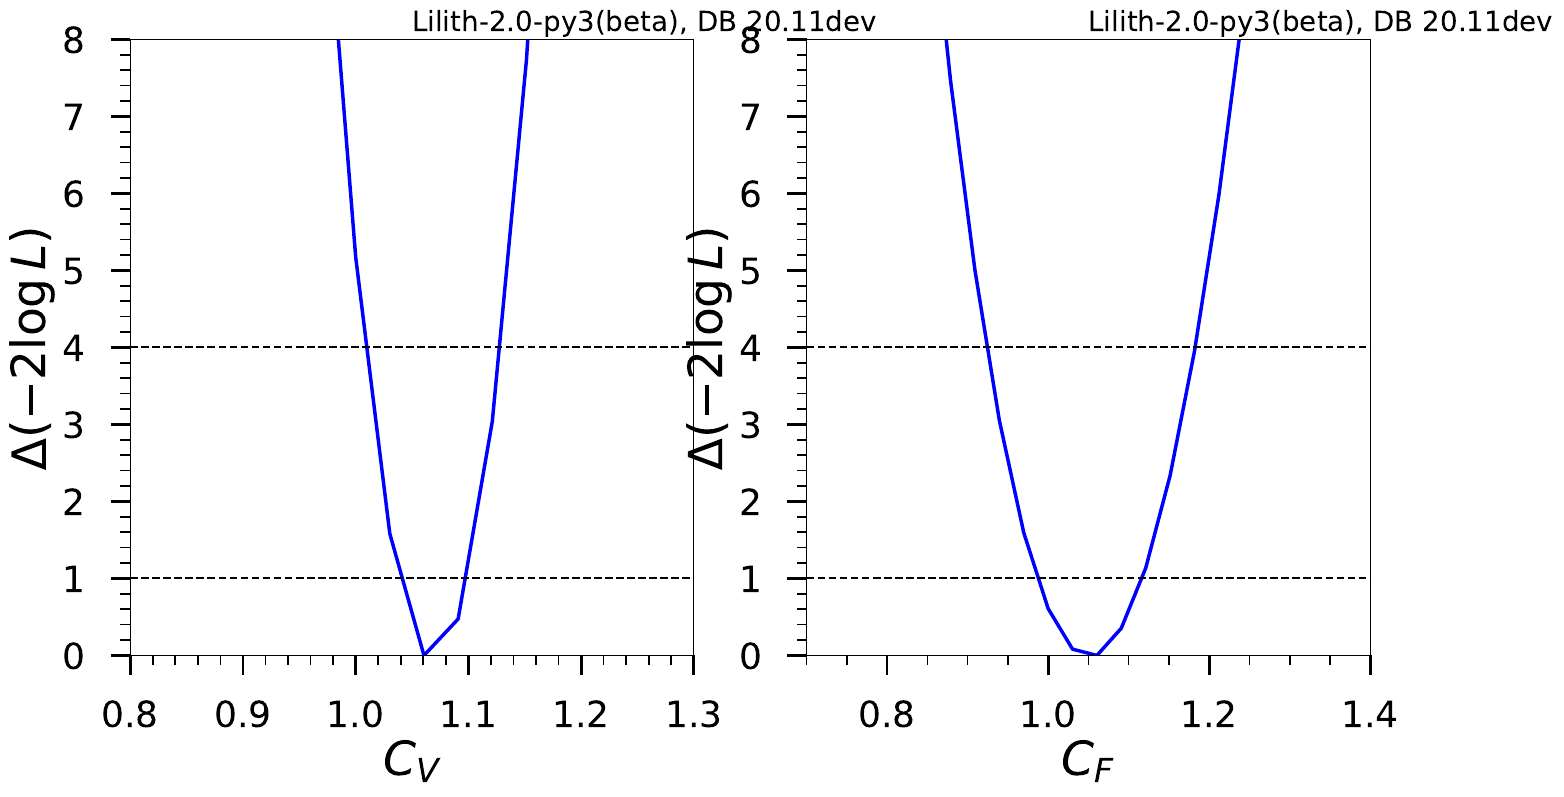

Here is the Python script that generated this plot:
###############################################################
#
# Lilith routine example
# To put in Lilith-2.X/examples/python/ folder 
# To execute from /Lilith-2.X root folder
#
# Constraints on reduced couplings in the (CV, CF) model. 
# CV: common coupling to EW gauge bosons,
# CF: common coupling for fermions.
# The loop-induced effective couplings CGa and Cg are
# determined from CV and CF.
#
# 1-dimensional likelihood profiles are obtained from a
# profile-likelihood analysis
#
# Use the libraries matplotlib, iminuit
#
###############################################################

import sys, os
import matplotlib.pyplot as plt
from iminuit import Minuit
from iminuit.cost import LeastSquares
import matplotlib

lilith_dir = os.path.dirname(os.path.dirname(os.path.dirname(os.path.abspath(__file__))))+"/"
sys.path.append(lilith_dir)
import lilith

validation_dir = lilith_dir+"validations/STU/"

print("lilith_dir: ",lilith_dir)
print("validation_dir: ",validation_dir)
import iminuit
print("iminuit version:", iminuit.__version__)

######################################################################
# Parameters
######################################################################

# Exprimental results
myexpinput = "../../data/latestRun2.list"

# Lilith precision mode
myprecision = "BEST-QCD"

# Output
outputplot = "CVCF_1dprofiles_minuit2.pdf"

# Higgs mass to test
myhmass = 125.09

verbose=False
timer=False

print("\nTask: profile-likelihood analysis in (CF,CV) model")
print("Experimental input:", myexpinput)

######################################################################
# * usrXMLinput: generate XML user input
# * getL:        -2LogL for a given (CV, CF) point
######################################################################

def usrXMLinput(mh=125., CV=1., CF=1., precision="BEST-QCD"):
    """generate XML input from reduced couplings
       the gamma-gamma and/or gluon-gluon couplings are 
       evaluated as functions of the fermionic and bosonic
       reduced couplings """
    
    myInputTemplate = """<?xml version="1.0"?>

<lilithinput>

<reducedcouplings>
  <mass>%(mh)s</mass>
  
  <C to="tt">%(CF)s</C>
  <C to="bb">%(CF)s</C>
  <C to="tautau">%(CF)s</C>
  <C to="cc">%(CF)s</C>
  <C to="WW">%(CV)s</C>
  <C to="ZZ">%(CV)s</C>
  
  <extraBR>
    <BR to="invisible">0.</BR>
    <BR to="undetected">0.</BR>
  </extraBR>
  
  <precision>%(precision)s</precision>
</reducedcouplings>

</lilithinput>
"""
    myInput = {'mh':mh, 'CV':CV, 'CF':CF, 'precision':precision}
        
    return myInputTemplate%myInput



def getL(CV, CF):
    myXML_user_input = usrXMLinput(mh=myhmass, CV=CV, CF=CF, precision=myprecision)
    lilithcalc.computelikelihood(userinput=myXML_user_input)
    return lilithcalc.l


######################################################################
# Calculations
######################################################################

# Initialize a Lilith object
lilithcalc = lilith.Lilith(verbose, timer)
# Read experimental data
lilithcalc.readexpinput(myexpinput)

print("\n***** performing model fit: migrad, hesse, minos *****")

# Start values for fit parameters
CV0 = 1
CF0 = 1

# Initialize the fit; parameter starting values and limits
#least_squares = LeastSquares(CV, CF, )
#m = Minuit(getL, CV=CV0, CF=CF0, print_level=0, errordef=1, error_CV=0.2, error_CF=0.2)
m = Minuit(getL, CV=CV0, CF=CF0)

m.limits = [(0,3), (0,3)]

# Minimization and error estimation
m.migrad()
m.hesse()   # run covariance estimator
m.minos()


print("\nbest-fit point:", m.values) 
print("\nHesse errors:", m.errors)
print("\nMinos errors:")
for key, value in list(m.merrors.items()):
    print(key, value)

#print("\nCorrelation matrix:\n", m.matrix(correlation=True))
#print("\nCovariance matrix:\n", m.matrix())


# Display parameter values at the best-fit point
#print "\nBest-fit point:" 
#print "CV =", m.values["CV"], "\nCF =", m.values["CF"], "\n-2LogL =", m.fval


print("\n***** getting the 1-dimensional likelihood profile of CV *****")
# Profiling over CF
xV,yV,rV = m.mnprofile('CV', size=100, bound=(0., 3), subtract_min=True)

print("***** getting the 1-dimensional likelihood profile of CF *****")
# Profiling over CV
xF,yF,rF = m.mnprofile('CF', size=100, bound=(0., 3), subtract_min=True)


######################################################################
# Plot
######################################################################

print("***** plotting *****")

matplotlib.rcParams['xtick.major.pad'] = 18
matplotlib.rcParams['ytick.major.pad'] = 18

fig = plt.figure(figsize=(16,8))
ax = fig.add_subplot(121)

plt.minorticks_on()
plt.tick_params(labelsize=26, length=14, width=2)
plt.tick_params(which='minor', length=7, width=1.2)

plt.plot(xV,yV,color="b",linewidth=2.5)
plt.ylim([0,8])
plt.xlim([0.8,1.3])
plt.xlabel(r'$C_V$', fontsize=34)
plt.ylabel(r'$\Delta (-2\log L)$', fontsize=34)
plt.axhline(y=1.,color='k',ls='dashed')
plt.axhline(y=4.,color='k',ls='dashed')
plt.axhline(y=9.,color='k',ls='dashed')

plt.title("Lilith-"+str(lilith.__version__)+", DB "+str(lilithcalc.dbversion), fontsize=20, ha="left")

ax = fig.add_subplot(122)

plt.minorticks_on()
plt.tick_params(labelsize=26, length=14, width=2)
plt.tick_params(which='minor', length=7, width=1.2)

plt.plot(xF,yF,color="b",linewidth=2.5)
plt.ylim([0,8])
plt.xlim([0.7,1.4])
plt.xlabel(r'$C_F$', fontsize=34)
plt.ylabel(r'$\Delta (-2\log L)$', fontsize=34)
plt.axhline(y=1.,color='k',ls='dashed')
plt.axhline(y=4.,color='k',ls='dashed')
plt.axhline(y=9.,color='k',ls='dashed')

plt.title("Lilith-"+str(lilith.__version__)+", DB "+str(lilithcalc.dbversion), fontsize=20, ha="left")

#fig.set_tight_layout(True)

# Saving figure (.pdf)
fig.savefig(outputplot, bbox_inches='tight')

print("result see " + validation_dir)
print("***** done *****\n")
